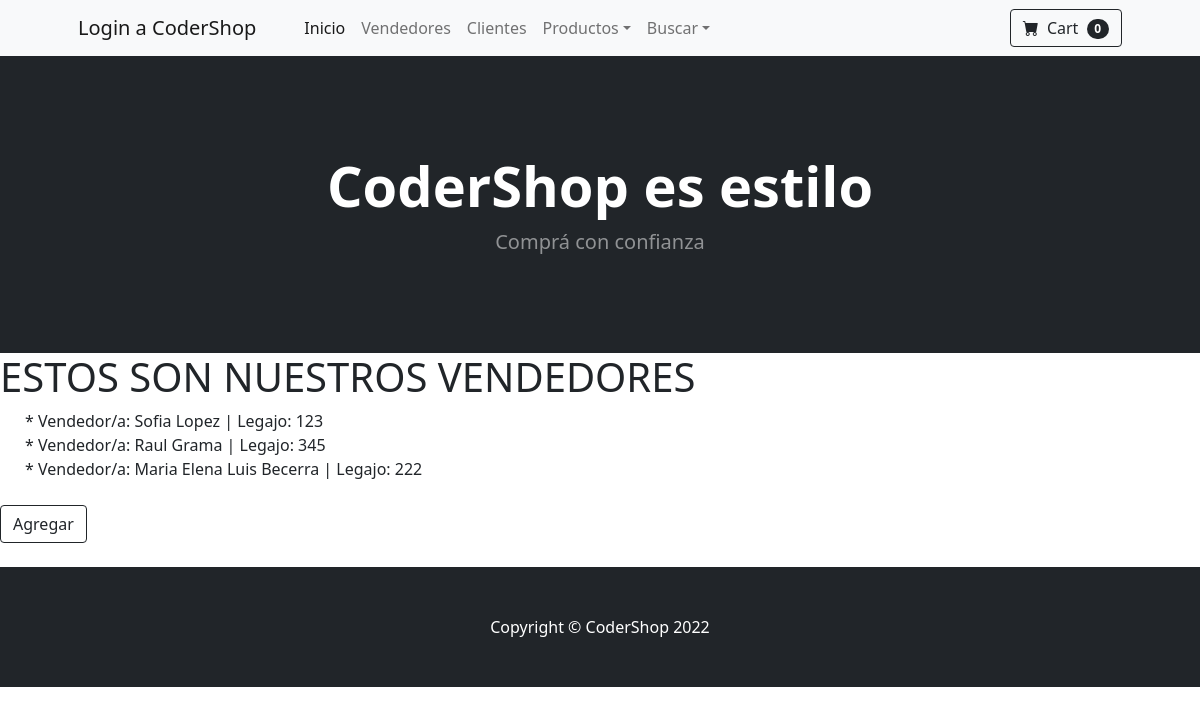
Before: /CoderShop/vendedor with the older database file.
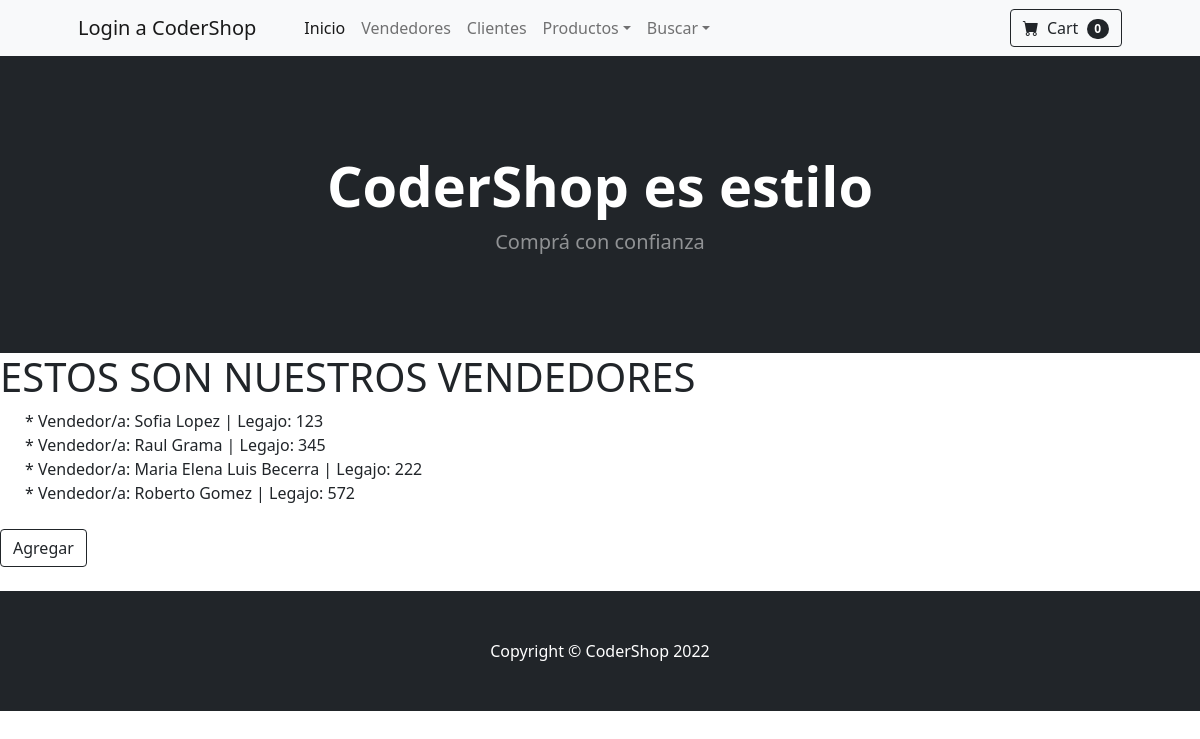
After: the same page with the newer database file.
### CoderShop/models.py (models this page shows)
class Vendedor(models.Model):
    nombre = models.CharField(max_length=30)
    apellido = models.CharField(max_length=30)
    legajo = models.IntegerField()
    def __str__(self):
        return f'* Vendedor/a: {self.nombre} {self.apellido} | Legajo: {self.legajo}'

### CoderShop/views.py (the view)
# urls.py: path('vendedor', vendedor, name="Vendedor"),
def vendedor(request):
    return render(request, 'CoderShop/vendedor.html',
     {'vendedor': Vendedor.objects.all()})

### CoderShop/templates/CoderShop/vendedor.html
{% extends "CoderShop/padre.html" %}{% load static %} {% block contenidoQueCambia %}
<h1>ESTOS SON NUESTROS VENDEDORES</h1>{%for vendedor in vendedor%}&nbsp;&nbsp;&nbsp;&nbsp;&nbsp;&nbsp;{{ vendedor }}<br> {% endfor %} <br> <a class="btn btn-outline-dark" href="{% url 'vendedorFormulario' %}">Agregar
</a> <br><br>{% endblock%}

Changed rows visible on the page:
added Vendedor: nombre+apellido+legajo "* Vendedor/a: Roberto Gomez | Legajo: 572"
